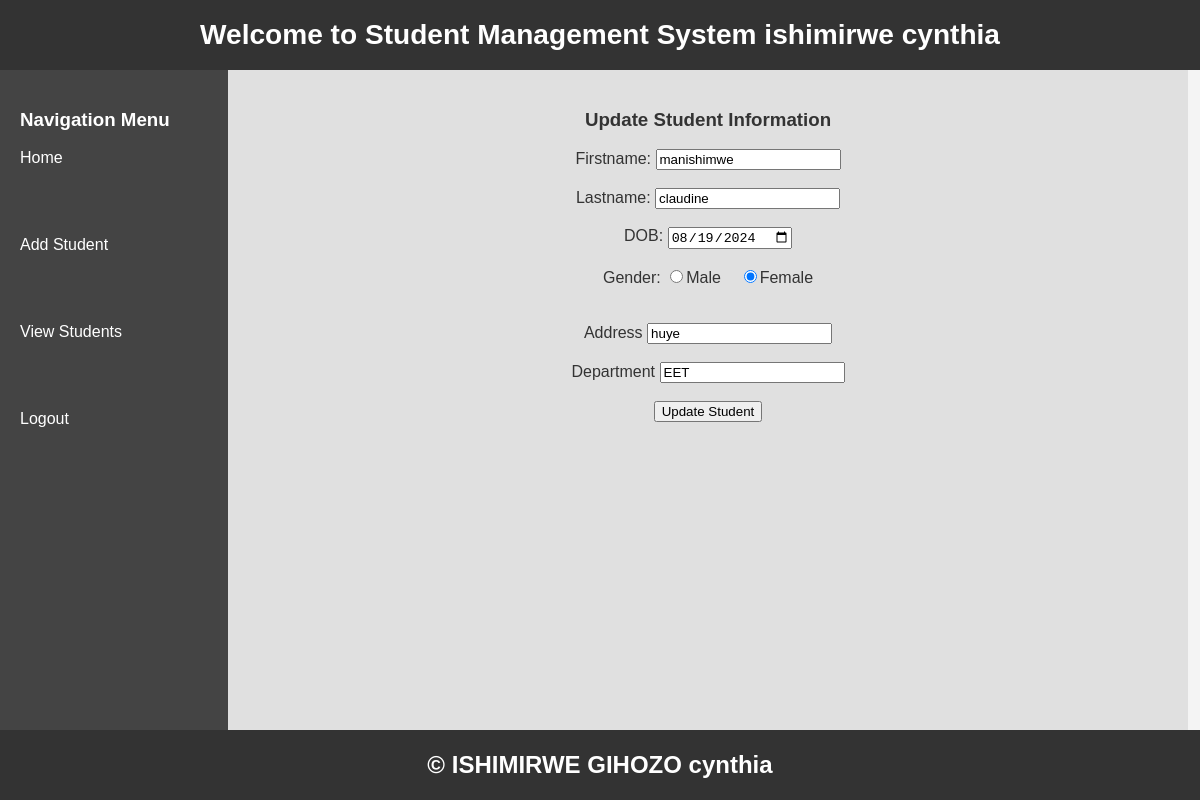
Screenshot of /update.php?Id=5 (signed in) with the database file from the repository.
### tables this page shows
CREATE TABLE `students` (
  `Id` int(7) NOT NULL,
  `FirstName` varchar(50) NOT NULL,
  `LastName` varchar(50) NOT NULL,
  `DOB` date NOT NULL,
  `Gender` varchar(50) NOT NULL,
  `Address` varchar(50) NOT NULL,
  `Department` varchar(50) NOT NULL
);

### update.php (the view, shortened to what this page needs)
<?php
include('connection.php');
if(isset($_SESSION['UserName'])){
    $username=$_SESSION['UserName'];
}
else{
    header("location:index.php");
}
?>
<!DOCTYPE html>
<html lang="en">
<head>
</head>
<body>
    <div id="header">
    <h3>Welcome to Student Management System
    <?php echo $username; ?>
    </h3>
    </div>
    <div id="body">
    <div id="nav">
        <h3>Navigation Menu</h3>
        <ul>
        <li><a href="home.php">Home</a></li><br><br><br>
        <li><a href="addstudent.php">Add Student</a></li><br><br><br>
        <li><a href="viewstudent.php">View Students</a></li><br><br><br>
        <li><a href="logout.php">Logout</a></li>
    </ul>
    </div>
    <div id="right">
        <?php
        $id=$_GET['Id'];
        $select="SELECT * FROM students WHERE Id=$id";
        $q=mysqli_query($conn,$select);
        while($row=mysqli_fetch_assoc($q)){
        ?>
        <center>
            <form action="#" method="POST">
            <h3>Update Student Information</h3>
                    <label>Firstname:</label>
                    <input type="text" name="firstname" required value="<?php echo $row['FirstName']; ?>"><br><br>
                    <label>Lastname:</label>
                    <input type="text" name="lastname" required value="<?php echo $row['LastName']; ?>"><br><br>
                    <label>DOB:</label>
                    <input type="date" name="dob" required value="<?php echo $row['DOB'] ?>"><br><br>
                    <label>Gender:</label>
                    <input type="radio" name="gender" value="Male"<?php if(isset($row['Gender']) && $row['Gender']=='Male')echo 'checked' ;  ?>>Male &nbsp;&nbsp;
                    <input type="radio" name="gender" value="Female"<?php if(isset($row['Gender'])&& $row['Gender']=='Female')echo 'checked'; ?>>Female<br><br><br>
                    <label>Address</label>
                     <input type="text" name="address" required value="<?php echo $row['Address']; ?>"><br><br>
                    <th>Department</th>
                    <input type="text" name="department"  required value="<?php echo $row['Department']; ?>"><br><br>
                <input type="submit" name="update" value="Update Student">
                </form>
        </center>
        <?php } ?>
    </div>
    </div>
    <div id="footer">
    <center>
        <h2>&copy; ISHIMIRWE GIHOZO cynthia</h2>
    </center>
    </div>
</body>
</html>

### update.php (style rules this page uses)
body { font-family: Arial, sans-serif; margin: 0; padding: 0; box-sizing: border-box; background-color: #f4f4f4; }
#header { width: 100%; height: 70px; background-color: #333; color: white; display: flex; align-items: center; justify-content: center; font-size: 24px; }
#nav { width: 19%; height: calc(100vh - 140px); background-color: #444; color: white; float: left; padding: 20px; box-sizing: border-box; }
#nav ul { list-style-type: none; padding: 0; }
#nav ul li { margin-bottom: 15px; }
#nav ul li a { text-decoration: none; color: white; display: block; padding: 0px; border-radius: 5px; }
#right { width: 80%; height: calc(100vh - 140px); float: left; padding: 20px; box-sizing: border-box; background-color: #e0e0e0; color: #333; }
#body { width: 100%; height: 400px; border: none; color: black; }
#footer { width: 100%; height: 70px; background-color: #333; color: white; display: flex; align-items: center; justify-content: center; position: relative; clear: both; }

### rows the page displays
students: firstname "manishimwe", lastname "claudine", dob "08/19/2024", Gender "☑", address "huye", department "EET"

### other values shown
$username "ishimirwe cynthia"
